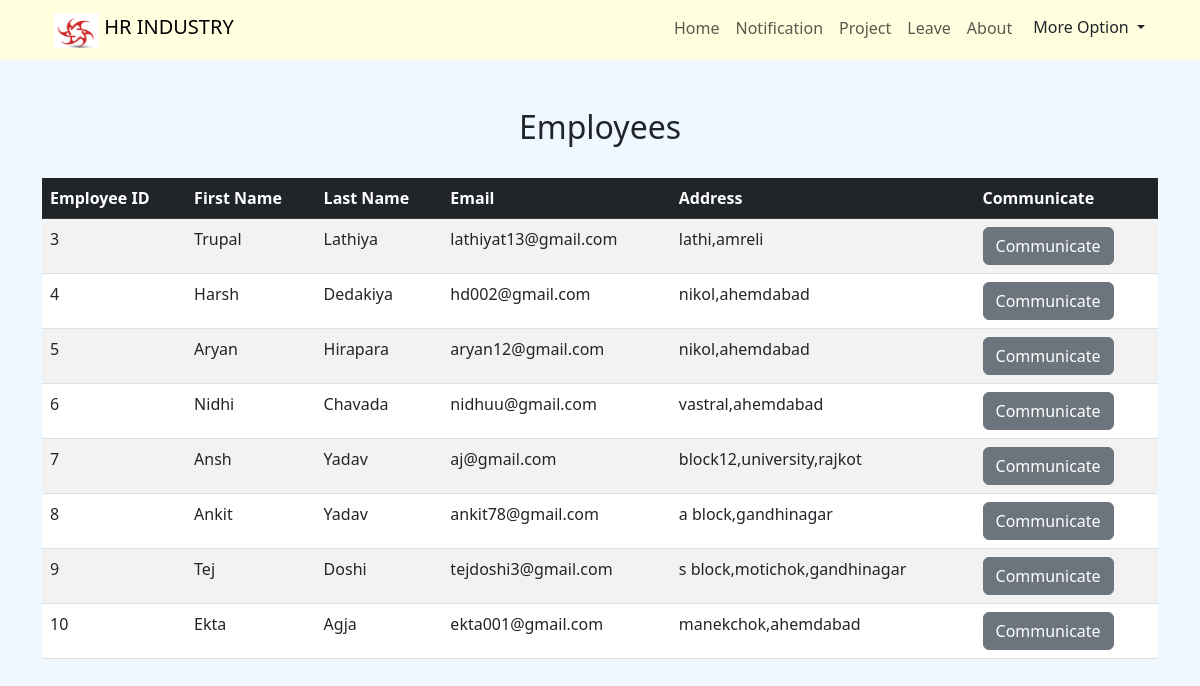
Screenshot of /manager/view_user.php with the database file from the repository.
### tables this page shows
create table user_detail(
uid int(3) primary key auto_increment,
first_name varchar(15) not null,
last_name varchar(12) not null,
role char(1) not null,
email varchar(50)not null unique key,
address varchar(100)not null,
salary int(6) ,
password varchar(32)not null,
pPAth varchar(255) default NULL
);

### manager/view_user.php (the view, shortened to what this page needs)
<?php
$uid = "";
?>
<?php
include "config.php";
$sql = "SELECT * FROM user_detail where `role`=2";
$result = $conn->query($sql);
?>
<!DOCTYPE html>
<html>
<head>
    <link href="https://cdn.jsdelivr.net/npm/bootstrap@5.3.0/dist/css/bootstrap.min.css" rel="stylesheet">
</head>
<body style="background-color: 	aliceblue ;">
<nav class="navbar navbar-expand-lg  " >
  <div class="container" >
  <div class="container-fluid">
    <a class="navbar-brand" href="#">
      <img src="../photos/logo.jpg" alt="Logo" width="45" height="35" class="d-inline-block align-text-top">
      HR INDUSTRY
    </a>
  </div>
    <div class="collapse navbar-collapse" id="navbarSupportedContent">
      <ul class="navbar-nav ms-auto mb-2 mb-lg-1">
        <li class="nav-item">
          <a class="nav-link " aria-current="page" href="index.php">Home</a>
        </li>
        <li class="nav-item">
          <a class="nav-link text-capitalize" href="news.php">Notification</a>
        </li>
        <li class="nav-item">
          <a class="nav-link text-capitalize" href="view_project.php">Project</a>
        </li>
        <li class="nav-item">
          <a class="nav-link text-capitalize" href="leave.php">Leave</a>
        </li>
        <li class="nav-item">
          <a class="nav-link text-capitalize" href="p4.php">About</a>
        </li>
        <li class="nav-item">
        <div class="dropdown">
        <?php
                        $sql = $conn->query("SELECT COUNT(read_flag) as msg from comm_emp_man where `uid` = '".$uid."'  and `read_flag` = '0'");
                        $sql1 = $conn->query("SELECT COUNT(read_flag) as msg from comm_cto where `uid` = '".$uid."' and `is_cto`= '1' and `read_flag` = '0'");
                        $data=mysqli_fetch_assoc($sql);
                        $data1=mysqli_fetch_assoc($sql1);
                    if($data['msg'] > 0 || $data1['msg'] >0)
                    {
                      $totalmsg = (int)$data['msg'] + (int)$data1['msg'];
                ?>
                        <td>
                        <button class="notification btn dropdown-toggle "  type="button" data-bs-toggle="dropdown" aria-expanded="false">
                            <span>  More Option  </span>
                            <span class="badge"><?php echo $totalmsg ?></span>
                            </button></td>
                     </tr>
            <?php
                    }else{
            ?>
                <button class="btn dropdown-toggle "  type="button" data-bs-toggle="dropdown" aria-expanded="false">
                 More Option
                </button>
            <?php } ?>
</div>
</li>
      </ul>
    </div>
  </div>
</nav>
<br><br>
    <div class="container">
        <h2>Employees</h2>
<br>
<table  class="table table-striped" >
    <thead>
        <tr class="table-dark">
        <th>Employee ID</th>
        <th>First Name</th>
        <th>Last Name</th>
        <th>Email</th>
        <th>Address</th>
        <th>Communicate</th>
    </tr>
    </thead>
    <tbody>
        <?php
            if ($result->num_rows > 0) {
                while ($row = $result->fetch_assoc()) {
        ?>
                    <tr>
                    <td><?php echo $row['uid']; ?></td>
                    <td><?php echo $row['first_name']; ?></td>
                    <td><?php echo $row['last_name']; ?></td>
                    <td><?php echo $row['email']; ?></td>
                    <td><?php echo $row['address']; ?></td>
                    <?php
                        $sql = $conn->query("SELECT COUNT(read_flag) as msg from comm_emp_man where `uid` = '".$uid."' and `email`= '".$row['email']."' and `read_flag` = '0'");
                        $data=mysqli_fetch_assoc($sql);
                    if($data['msg'] > 0)
                    {
                        ?>
                        <td>
                        <a class="btn btn-secondary noti"   href="http://localhost/project/communicate.php?uid=<?php echo $row['uid']; ?>" >
                            <span>Communicate</span>
                            <span class="ba"><?php echo $data['msg'] ?></span>
                        </a>
                    </tr>
                    <?php
                    }else{
                    ?>
                    <td> <a class="btn btn-secondary" href="http://localhost/project/communicate.php?uid=<?php echo $row['uid']; ?>">Communicate</a></td>
                    </tr>
        <?php
                    }
                }
            }
        ?>
    </tbody>
</table>
    </div>
</body>
</html>

### manager/view_user.php (style rules this page uses)
.bc,nav { background-color:lightyellow; }
h2 { text-align:center; }

### rows the page displays
user_detail: uid "3", first_name "Trupal", last_name "Lathiya", email "lathiyat13@gmail.com", address "lathi,amreli"
user_detail: uid "4", first_name "Harsh", last_name "Dedakiya", email "hd002@gmail.com", address "nikol,ahemdabad"
user_detail: uid "5", first_name "Aryan", last_name "Hirapara", email "aryan12@gmail.com", address "nikol,ahemdabad"
user_detail: uid "6", first_name "Nidhi", last_name "Chavada", email "nidhuu@gmail.com", address "vastral,ahemdabad"
user_detail: uid "7", first_name "Ansh", last_name "Yadav", email "aj@gmail.com", address "block12,university,rajkot"
user_detail: uid "8", first_name "Ankit", last_name "Yadav", email "ankit78@gmail.com", address "a block,gandhinagar"
user_detail: uid "9", first_name "Tej", last_name "Doshi", email "tejdoshi3@gmail.com", address "s block,motichok,gandhinagar"
user_detail: uid "10", first_name "Ekta", last_name "Agja", email "ekta001@gmail.com", address "manekchok,ahemdabad"
